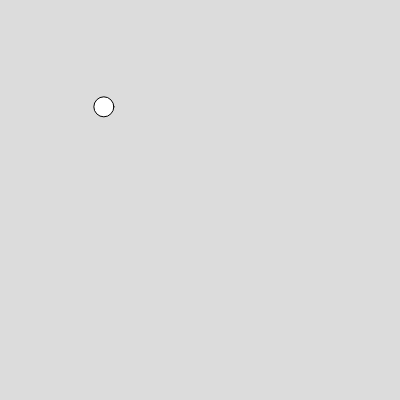
Frame 1 (no input)
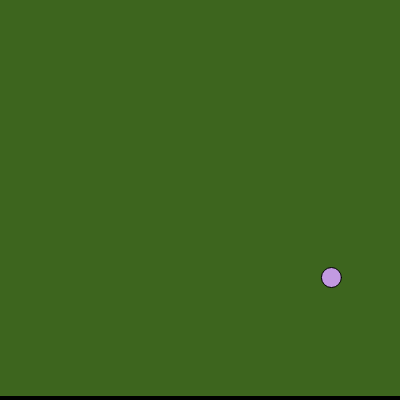
Frame 60 (no input)
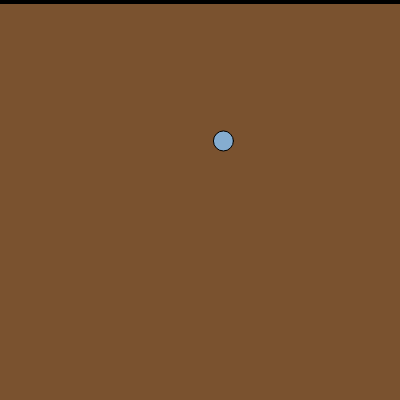
Frame 120 (the mouse pressed at the canvas centre since frame 60)

The p5.js sketch that drew these frames (run headless with seeded random() and noise() and a simulated clock; from frame 60 on, the mouse is pressed at the canvas centre):

// p5.js sketch
// ── sketch.js
//about
// This sketch simulates a bouncing ball that changes color upon hitting the walls.
// The wall that was hit last is highlighted by a white bar.
// The background color changes to match the inverse of the ball's color.
// The ball's speed can be adjusted by clicking the mouse buttons.
// I wanted to take this as an opportunity to practice vector math and physics concepts.
// concepts used: functions, variables, conditionals, mouse interaction, vector math, physics(reflection)
//declare variables
let ballPos, ballVel;
let ballSize;
let boundsMinX, boundsMaxX, boundsMinY, boundsMaxY;
let topWall,
  bottomWall,
  leftWall,
  rightWall,
  topWallNormal,
  bottomWallNormal,
  leftWallNormal,
  rightWallNormal;
let lastBounce;
let speedFactor;
let bgColor;
function setup() {
  createCanvas(400, 400);
  ballPos = new p5.Vector(100, 100);
  ballVel = new p5.Vector(random(1, 5), random(6, 10));
  ballSize = 20;
  boundsMinX = 0;
  boundsMaxX = width;
  boundsMinY = 0;
  boundsMaxY = height;
  lastBounce = "";
  speedFactor = 1.1;
  bgColor = color(220);
  topWall = new p5.Vector(boundsMinX, boundsMinY);
  topWallNormal = new p5.Vector(0, -1);
  bottomWall = new p5.Vector(boundsMinX, boundsMaxY);
  bottomWallNormal = new p5.Vector(0, 1);
  leftWall = new p5.Vector(boundsMinX, boundsMinY);
  leftWallNormal = new p5.Vector(-1, 0);
  rightWall = new p5.Vector(boundsMaxX, boundsMinY);
  rightWallNormal = new p5.Vector(1, 0);
} // see: https://gamedev.stackexchange.com/questions/15911/how-do-i-calculate-the-exit-vectors-of-colliding-projectiles
function calculateReflection(velocity, normal) {
  normal = normal.copy().normalize();
  let reflected = velocity.sub(normal.mult(velocity.dot(normal)).mult(2));
  return reflected;
} // these are additional functions i wrote to help solidfy my understanding but were not ultimately needed
// PVector calculateReflection(PVector velocity, PVector point1, PVector point2) {
//   PVector normal = calculateNormal(point1, point2);
//   PVector reflected = velocity.sub(normal.mult(velocity.dot(normal)).mult(2));
//   return reflected;
// }
// PVector calculateNormal(PVector point1, PVector point2) {
//   PVector normal = point2.copy().sub(point1).normalize();
//   return normal;
// }
// draw a simple line to show what wall the ball bounced off of
function highlightBounce(str) {
  if (str == null) str = "";
  if (str != "") {
    push(); // really useful tool so that any style changes in this function don't affect the rest of the sketch, i.e. no side effects
    stroke(0, 0, 0);
    strokeWeight(8); //check last bounce
    if (str == "top") {
      line(boundsMinX, boundsMinY, boundsMaxX, boundsMinY);
    } else if (str == "bottom") {
      line(boundsMinX, boundsMaxY, boundsMaxX, boundsMaxY);
    } else if (str == "left") {
      line(boundsMinX - 1, boundsMinY, boundsMinX - 1, boundsMaxY);
    } else if (str == "right") {
      line(boundsMaxX, boundsMinY, boundsMaxX, boundsMaxY);
    }
    pop(); // restore previous style, used in conjunction with pushStyle()
  }
} // shuffle the ball color
function shuffleColor() {
  let r = random(100, 225);
  let g = random(100, 255);
  let b = random(100, 255);
  fill(r, g, b); // https://stackoverflow.com/questions/6961725/algorithm-for-calculating-inverse-color
  bgColor = color(255 - r, 255 - g, 255 - b); //get the inverse of the ball colors as the bg
} // left click => ball speed up
// right click => ball slow down
function checkSpeedToggle() {
  if (mouseIsPressed) {
    if (mouseButton == LEFT_ARROW) {
      ballVel.mult(speedFactor);
    } else if (mouseButton == RIGHT_ARROW) {
      ballVel.div(speedFactor);
    }
  }
}
function draw() {
  // do all computations before drawing
  // clamp ball position inside of walls
  ballPos.x = constrain(ballPos.x, 0, width);
  ballPos.y = constrain(ballPos.y, 0, height); // check for wall collisions
  if (ballPos.y + ballSize / 2 >= bottomWall.y) {
    // the reassignment step here is unnecessary as the function is mutative
    ballVel = calculateReflection(ballVel, bottomWallNormal);
    lastBounce = "bottom";
    shuffleColor();
  }
  if (ballPos.y - ballSize / 2 <= topWall.y) {
    ballVel = calculateReflection(ballVel, topWallNormal);
    lastBounce = "top";
    shuffleColor();
  }
  if (ballPos.x + ballSize / 2 >= rightWall.x) {
    ballVel = calculateReflection(ballVel, rightWallNormal);
    lastBounce = "right";
    shuffleColor();
  }
  if (ballPos.x - ballSize / 2 <= leftWall.x) {
    ballVel = calculateReflection(ballVel, leftWallNormal);
    lastBounce = "left";
    shuffleColor();
  }
  ballPos.add(ballVel);
  checkSpeedToggle(); // perform drawing
  background(bgColor);
  ellipse(ballPos.x, ballPos.y, ballSize, ballSize);
  highlightBounce(lastBounce);
}
